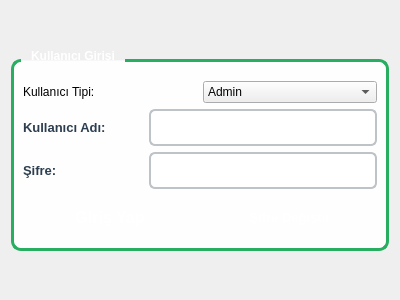
<?xml version="1.0" encoding="UTF-8"?>
<ui version="4.0">
 <class>LoginWidget</class>
 <widget class="QWidget" name="LoginWidget">
  <property name="geometry">
   <rect>
    <x>0</x>
    <y>0</y>
    <width>400</width>
    <height>300</height>
   </rect>
  </property>
  <property name="windowTitle">
   <string>Giriş</string>
  </property>
  <property name="styleSheet">
   <string notr="true">QWidget {
    background: qlineargradient(x1:0, y1:0, x2:1, y2:1,
                               stop:0 #f5f7fa, stop:1 #c3cfe2);
}</string>
  </property>
  <layout class="QVBoxLayout" name="verticalLayout">
   <item>
    <spacer name="verticalSpacer">
     <property name="orientation">
      <enum>Qt::Vertical</enum>
     </property>
     <property name="sizeHint" stdset="0">
      <size>
       <width>20</width>
       <height>40</height>
      </size>
     </property>
    </spacer>
   </item>
   <item>
    <widget class="QGroupBox" name="loginGroupBox">
     <property name="styleSheet">
      <string notr="true">QGroupBox {
    background: rgba(255, 255, 255, 0.95);
    border: 3px solid #27ae60;
    border-radius: 10px;
    margin-top: 10px;
    padding-top: 10px;
    font-weight: bold;
    color: #2c3e50;
}

QGroupBox::title {
    subcontrol-origin: margin;
    left: 10px;
    padding: 0 8px 0 8px;
    background: qlineargradient(x1:0, y1:0, x2:0, y2:1,
                               stop:0 #27ae60, stop:1 #229954);
    color: white;
    border-radius: 5px;
    font-weight: bold;
}</string>
     </property>
     <property name="title">
      <string>Kullanıcı Girişi</string>
     </property>
     <layout class="QVBoxLayout" name="verticalLayout_2">
      <item>
       <layout class="QHBoxLayout" name="horizontalLayout_userType">
        <item>
         <widget class="QLabel" name="userTypeLabel">
          <property name="text">
           <string>Kullanıcı Tipi:</string>
          </property>
         </widget>
        </item>
        <item>
         <widget class="QComboBox" name="userTypeComboBox">
          <item>
           <property name="text">
            <string>Admin</string>
           </property>
          </item>
          <item>
           <property name="text">
            <string>Öğretmen</string>
           </property>
          </item>
          <item>
           <property name="text">
            <string>Öğrenci</string>
           </property>
          </item>
         </widget>
        </item>
       </layout>
      </item>
      <item>
       <layout class="QHBoxLayout" name="horizontalLayout">
        <item>
         <widget class="QLabel" name="usernameLabel">
          <property name="minimumSize">
           <size>
            <width>120</width>
            <height>0</height>
           </size>
          </property>
          <property name="text">
           <string>Kullanıcı Adı:</string>
          </property>
          <property name="styleSheet">
           <string notr="true">QLabel {
    color: #2c3e50;
    font-weight: 500;
    font-size: 10pt;
}</string>
          </property>
         </widget>
        </item>
        <item>
         <widget class="QLineEdit" name="usernameEdit">
          <property name="styleSheet">
           <string notr="true">QLineEdit {
    background: white;
    border: 2px solid #bdc3c7;
    border-radius: 6px;
    padding: 8px;
    font-size: 10pt;
    selection-background-color: #3498db;
}

QLineEdit:focus {
    border: 2px solid #3498db;
    background: #f8f9fa;
}</string>
          </property>
         </widget>
        </item>
       </layout>
      </item>
      <item>
       <layout class="QHBoxLayout" name="horizontalLayout_2">
        <item>
         <widget class="QLabel" name="passwordLabel">
          <property name="minimumSize">
           <size>
            <width>120</width>
            <height>0</height>
           </size>
          </property>
          <property name="text">
           <string>Şifre:</string>
          </property>
          <property name="styleSheet">
           <string notr="true">QLabel {
    color: #2c3e50;
    font-weight: 500;
    font-size: 10pt;
}</string>
          </property>
         </widget>
        </item>
        <item>
         <widget class="QLineEdit" name="passwordEdit">
          <property name="echoMode">
           <enum>QLineEdit::Password</enum>
          </property>
          <property name="styleSheet">
           <string notr="true">QLineEdit {
    background: white;
    border: 2px solid #bdc3c7;
    border-radius: 6px;
    padding: 8px;
    font-size: 10pt;
    selection-background-color: #3498db;
    font-family: 'Courier New', monospace;
}

QLineEdit:focus {
    border: 2px solid #3498db;
    background: #f8f9fa;
}</string>
          </property>
         </widget>
        </item>
       </layout>
      </item>
      <item>
       <layout class="QHBoxLayout" name="horizontalLayout_3">
        <item>
         <widget class="QPushButton" name="loginButton">
          <property name="styleSheet">
           <string notr="true">QPushButton {
    background: qlineargradient(x1:0, y1:0, x2:0, y2:1,
                               stop:0 #27ae60, stop:1 #229954);
    border: none;
    border-radius: 8px;
    color: white;
    padding: 12px 24px;
    font-weight: bold;
    font-size: 12pt;
    min-height: 20px;
}

QPushButton:hover {
    background: qlineargradient(x1:0, y1:0, x2:0, y2:1,
                               stop:0 #2ecc71, stop:1 #27ae60);
}</string>
          </property>
          <property name="text">
           <string>Giriş Yap</string>
          </property>
         </widget>
        </item>
        <item>
         <widget class="QPushButton" name="changePasswordButton">
          <property name="styleSheet">
           <string notr="true">QPushButton {
    background: qlineargradient(x1:0, y1:0, x2:0, y2:1,
                               stop:0 #95a5a6, stop:1 #7f8c8d);
    border: none;
    border-radius: 8px;
    color: white;
    padding: 8px 16px;
    font-weight: bold;
    font-size: 10pt;
    min-height: 20px;
}

QPushButton:hover {
    background: qlineargradient(x1:0, y1:0, x2:0, y2:1,
                               stop:0 #bdc3c7, stop:1 #95a5a6);
}</string>
          </property>
          <property name="text">
           <string>Şifre Değiştir</string>
          </property>
         </widget>
        </item>
       </layout>
      </item>
     </layout>
    </widget>
   </item>
   <item>
    <spacer name="verticalSpacer_2">
     <property name="orientation">
      <enum>Qt::Vertical</enum>
     </property>
     <property name="sizeHint" stdset="0">
      <size>
       <width>20</width>
       <height>40</height>
      </size>
     </property>
    </spacer>
   </item>
  </layout>
 </widget>
 <resources/>
 <connections/>
</ui> 
